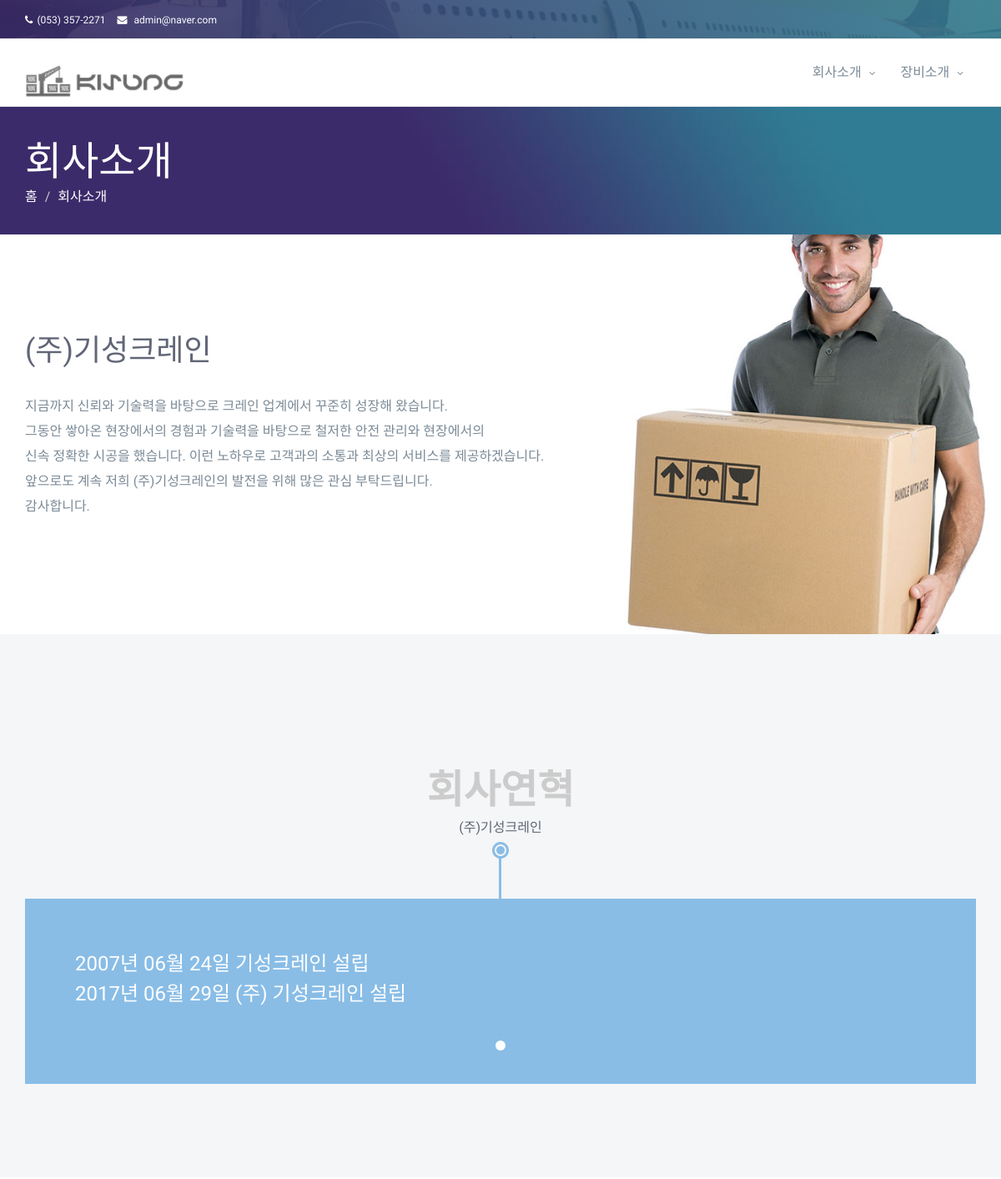
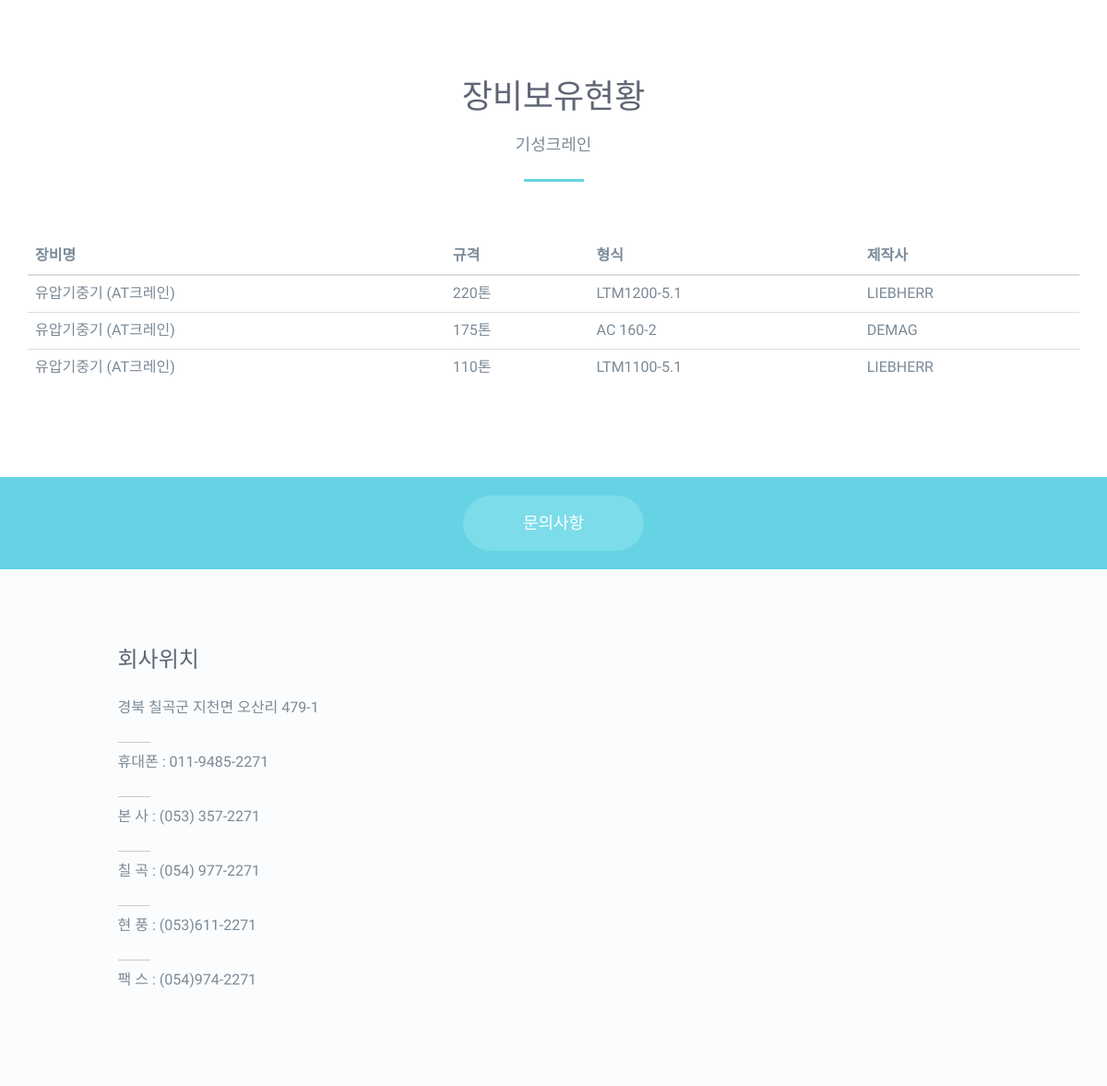
The page /about/ on the database its author committed (2 pictures, top to bottom).
### homepage/models.py (models this page shows, shortened)
class CompanyInfo(models.Model):
    author = models.ForeignKey(User, default=User, verbose_name='작성자')
    name = models.CharField(max_length=200, default='', verbose_name='회사이름')
    address = models.CharField(max_length=20, default='', verbose_name='회사주소')
    email = models.EmailField(max_length=70, blank=True, null=True, unique=True, verbose_name='이메일')
    delegate_number = models.CharField(max_length=20, default='', blank=True, verbose_name='대표전화번호')
    created_date = models.DateTimeField(auto_now_add=True, verbose_name='등록일')
    modified_date = models.DateTimeField(auto_now=True, verbose_name='수정일')
    class Meta:
        ordering = ('created_date',)
        get_latest_by = ('created_date',)
        verbose_name_plural = '회사정보'

class About(models.Model):
    author = models.ForeignKey(User, default=User, verbose_name='작성자')
    photo = models.ImageField(upload_to=user_path, blank=True)
    title = models.CharField(max_length=200, default='', blank=True, verbose_name='회사소개 제목')
    text = models.TextField(verbose_name='회사소개 내용', blank=True)
    history_title = models.CharField(max_length=200, default='', blank=True, verbose_name='연혁 제목')
    history_sub_title = models.CharField(max_length=200, default='', blank=True, verbose_name='연혁 부제목')
    history_text = models.TextField(verbose_name='연혁 내용')
    created_date = models.DateTimeField(auto_now_add=True, verbose_name='등록일')
    modified_date = models.DateTimeField(auto_now=True, verbose_name='수정일')
    class Meta:
        ordering = ('created_date',)
        get_latest_by = ('created_date',)
        verbose_name_plural = '회사소개'

class Equipments(models.Model):
    equipment_list = models.ForeignKey(About)
    name = models.CharField(max_length=200, default='', verbose_name='장비명')
    standard = models.CharField(max_length=200, default='', verbose_name='규격')
    form = models.CharField(max_length=200, default='', verbose_name='형식')
    producer = models.CharField(max_length=200, default='', verbose_name='제작사')
    class Meta:
        verbose_name_plural = '장비리스트'

class Phones(models.Model):
    phone_list = models.ForeignKey(CompanyInfo)
    number = models.CharField(max_length=100, default='', blank=True, verbose_name='전화번호')

### homepage/views.py (the view)
# urls.py: url(r'^about/$', views.about, name='about'),
def about(request):
    abouts = About.objects.order_by('pk').first()
    company = CompanyInfo.objects.order_by('pk').first()
    return render(request, 'homepage/about.html', {'abouts': abouts, 'company': company})

### homepage/templates/homepage/about.html
{% extends 'homepage/base.html' %}
{% load staticfiles %}
{% block content %}
{% include 'homepage/header.html' %}
<section class="page-title-section">
	<div class="container">
		<div class="row">
			<div class="col-xs-12">
				<div class="page-header-wrap">
					<div class="page-header">
						<h1>회사소개</h1>
					</div>
				   <ol class="breadcrumb">
					  <li><a href="/">홈</a></li>
					  <li class="active">회사소개</li>
					</ol>
				</div>
			</div>
		</div>
	</div>
</section>
<section class="about-intro-section">
	<div class="container">
		<div class="row">
			<div class="col-md-9">
				<div class="about-intro">
					<h2>{{ abouts.title }}</h2>
					<p>{{ abouts.text|linebreaksbr }}</p>
				</div>
			</div>
			<div class="col-md-5"></div>
		</div>
	</div>
</section>
<section class="history-section">
	<div class="container">
		<div class="history-timeline">
			<div id="historyCarousel" class="carousel slide carousel-fade" data-ride="carousel">
			  <ol class="carousel-indicators">
				<li data-target="#historyCarousel" data-slide-to="0" class="active"></li>
			  </ol>
				<div class="carousel-inner">
					<div class="item active">
						<div class="history-year text-center">
							<span class="year">{{ abouts.history_title }}</span>
							<span class="title">{{ abouts.history_sub_title }}</span>
						</div>
						<div class="history-info">
							<h3>{{ abouts.history_text|linebreaksbr }}</h3>
						</div>
					</div>
				</div>
			</div>
		</div>
	</div>
</section>
<section class="mission-section section-padding">
	<div class="container">
		<div class="text-center">
			<h2 class="section-title">장비보유현황</h2>
			<span class="section-sub">기성크레인</span>
		</div>
		<div class="annual-report-carousel">
			<div id="reportCarousel" class="carousel slide" data-ride="carousel">
			  <ol class="carousel-indicators">
				<li data-target="#reportCarousel" data-slide-to="0" class="active"></li>
			  </ol>
			  <div class="carousel-inner">
				<div class="item active">
					<div class="annual-report clearfix">
						<table class="table">
							<thead>
								<tr>
									<th>장비명</th>
									<th>규격</th>
									<th>형식</th>
									<th>제작사</th>
								</tr>
							</thead>
							<tbody>
							{% for equipmentList in abouts.equipments_set.all %}
								<tr>
									<td>{{ equipmentList.name }}</td>
									<td>{{ equipmentList.standard }}</td>
									<td>{{ equipmentList.form }}</td>
									<td>{{ equipmentList.producer }}</td>
								</tr>
							{% endfor %}
							</tbody>
						</table>
						</div>
					</div>
				</div>
			  </div>
			</div>
		</div>
</section>
{% include 'homepage/cta.html' %}
{% include 'homepage/footer-widget.html' %}
{% endblock %}

### homepage/templates/homepage/header.html (shortened to what this page needs)
{% load staticfiles %}
<header class="header">
    <nav class="top-bar">
        <div class="overlay-bg">
            <div class="container">
                <div class="row">
                    <div class="col-sm-6 col-xs-12">
                        <div class="call-to-action">
                            <ul class="list-inline">
                                <li><a href="#"><i class="fa fa-phone"></i>{{ company.delegate_number }}</a></li>
                                <li><a href="#"><i class="fa fa-envelope"></i> {{ company.email }}</a></li>
                            </ul>
                        </div>
                    </div>
                </div>
            </div>
        </div>
    </nav>
    <nav class="navbar navbar-default" role="navigation">
        <div class="container mainnav">
            <div class="navbar-header">
                <h1 class="logo"><a class="navbar-brand" href="{% url 'home' %}"><img src="{% static 'img/logo.png' %}" alt=""></a></h1>
            </div>
            <div class="collapse navbar-collapse navbar-collapse">
                <ul class="nav navbar-nav navbar-right">
                    <li class="dropdown"><a href="{% url 'about' %}">회사소개 <span class="fa fa-angle-down"></span></a>
                    </li>
                    <li class="dropdown"><a href="{% url 'equipment_intro' %}">장비소개 <span class="fa fa-angle-down"></span></a>
                    </li>
                </ul>
            </div>
        </div>
    </nav>
</header>

### homepage/templates/homepage/footer-widget.html
<section class="footer-widget-section section-padding">
	<div class="container">
		<div class="row">
			<div class="col-md-3 col-md-offset-1 col-sm-4">
				<div class="footer-widget">
					<h3>회사위치</h3>
					<address>
						{{ company.address|linebreaksbr }}
						{% for phone in company.phones_set.all %}
						<span class="tel">{{ phone.number }}</span>
						{% endfor %}
					</address>
				</div>
			</div>
			<div class="col-md-5 col-md-offset-0 col-sm-4">
				<div id="googleMap"></div>
			</div>
		</div>
	</div>
</section>

### homepage/static/css/menu.css (style rules this page uses)
.mainnav { position: relative; }
.navbar { border: 0; border-radius: 0; margin: 0; background: #fff; box-shadow: 0 0 0 1px #ededed; }
.navbar-default .navbar-nav>li>a { color: #7b8a97; }
.navbar-nav>li>a { padding-top: 5px; padding-bottom: 5px; border-radius: 30px; }
li.dropdown a span { font-size: 12px; margin-left: 5px; }

### homepage/static/css/template.css (style rules this page uses)
body { font-family: 'Source Sans Pro', Arial, Helvetica, sans-serif; font-weight: 400; font-size: 16px; line-height: 30px; color: #7b8a97; background: #ffffff; -webkit-text-size-adjust: 100%; -webkit-overflow-scrolling: touch; -webkit-font-smoothing: antialiased !important; }
h1, h2, h3, h4, h5, h6 { margin: 0 0 10px; color: #606676; font-family: 'Source Sans Pro', Arial, Helvetica, sans-serif; }
h1 { font-size: 48px; line-height: 72px; }
h2 { font-size: 36px; line-height: 54px; }
h3 { font-size: 24px; line-height: 36px; }
a { color: #65d3e3; text-decoration: none; -webkit-transition: all 0.3s ease 0s; -moz-transition: all 0.3s ease 0s; -o-transition: all 0.3s ease 0s; transition: all 0.3s ease 0s; }
a, a:active, a:focus, a:active { text-decoration: none; outline: none; }
img { max-width: 100%; }
address { line-height: 24px; }
.page-header-wrap { padding-bottom: 0; margin: 40px 0 30px; border-bottom: 0; }
.page-header { padding-bottom: 0; margin: 0; border-bottom: 0; }
.page-header h1 { line-height: 54px; }
.breadcrumb { padding: 0; list-style: none; background-color: transparent; border-radius: 0; }
.breadcrumb a, .breadcrumb>.active { color: #fff; }
ul { margin: 0; padding: 0; list-style: none; }
.section-padding { padding: 60px 0; }
.section-sub { font-size: 18px; line-height: 30px; display: inline-block; position: relative; }
.section-sub::after { content: ""; width: 65px; height: 3px; background-color: #65d3e3; position: absolute; left: 50%; margin-left: -32px; bottom: -25px; }
.page-title-section { background: url(../img/page-header-bg.jpg); background-size: cover; }
.page-header h1 { color: #fff; margin: 0; }
.overlay-bg { background: #3b2b6a; background: -moz-linear-gradient(left, #3b2b6a 0%, #307c95 100%, #7db9e8 100%); background: -webkit-gradient(linear, left top, right top, color-stop(0%,#3B2B6A), color-stop(100%,#307c95), color-stop(100%,#7db9e8)); background: -webkit-linear-gradient(left, #3b2b6a 0%,#307c95 100%,#7db9e8 100%); background: -o-linear-gradient(left, #3b2b6a 0%,#307c95 100%,#7db9e8 100%); background: -ms-linear-gradient(left, #3b2b6a 0%,#307c95 100%,#7db9e8 100%); background: linear-gradient(to right, rgba(59, 43, 106, 0.9) 0%,rgba(48, 124, 149, 0.9) 100%,rgba(125, 185, 232, 0.9) 100%); filter: progid:DXImageTransform.Microsoft.gradient( startColorstr='#3b2b6a', endColorstr='#7db9e8',GradientType=1 ); }
.top-bar { background: url(../img/topbar-bg.jpg) no-repeat; background-size: cover; }
.top-bar .overlay-bg { padding: 8px 0; }
.call-to-action ul li a { font-size: 12px; color: #fff; }
.call-to-action i { margin-right: 5px; }
h1.logo { margin: 0; padding: 0; }
.footer-widget-section { background-color: #fbfcfd; }
.footer-widget h3 { margin-bottom: 22px; }
.footer-widget-section address .tel { display: block; margin-top: 35px; position: relative; }
.footer-widget-section address .tel::before { content: ""; width: 35px; height: 1px; background-color: rgba(0, 0, 0, 0.2); position: absolute; top: -10px; left: 0; }
#googleMap { height: 400px; }

### homepage/static/css/responsive.css (style rules this page uses)
@media (min-width: 768px) { .navbar { padding: 15px 0; } }
@media (min-width: 768px) { .navbar-nav { padding-top: 10px; } }
@media only screen and (min-width : 992px) { .section-padding { padding: 80px 0; } }
@media only screen and (min-width : 992px) { .about-intro-section { background-position: center; } }

### rows shown on the page
CompanyInfo: delegate_number "(053) 357-2271", email "admin@naver.com", address "경북 칠곡군 지천면 오산리 479-1"
About: title "(주)기성크레인", text "지금까지 신뢰와 기술력을 바탕으로 크레인 업계에서 꾸준히 성장해 왔습니다. 그동안 쌓아온 현장에서의 경험과 기술력을 바탕으로 철저한 안전 관리와 현장에서의 신속 정확한 시공을 했습니다. 이런 노하우로 고객과의 소통과 최상의 서비스를 제공하겠습니다. 앞으로도 계속 저희 (주)기성크레인의 발전을 위해 많은 관심 부탁드립니다. 감사합니다.", history_title "회사연혁", history_sub_title "(주)기성크레인", history_text "2007년 06월 24일 기성크레인 설립 2017년 06월 29일 (주) 기성크레인 설립"
Equipments: name "유압기중기 (AT크레인)", standard "220톤", form "LTM1200-5.1", producer "LIEBHERR"
Equipments: name "유압기중기 (AT크레인)", standard "175톤", form "AC 160-2", producer "DEMAG"
Equipments: name "유압기중기 (AT크레인)", standard "110톤", form "LTM1100-5.1", producer "LIEBHERR"
Phones: number "휴대폰 : 011-9485-2271"
Phones: number "본 사 : (053) 357-2271"
Phones: number "칠 곡 : (054) 977-2271"
Phones: number "현 풍 : (053)611-2271"
Phones: number "팩 스 : (054)974-2271"
